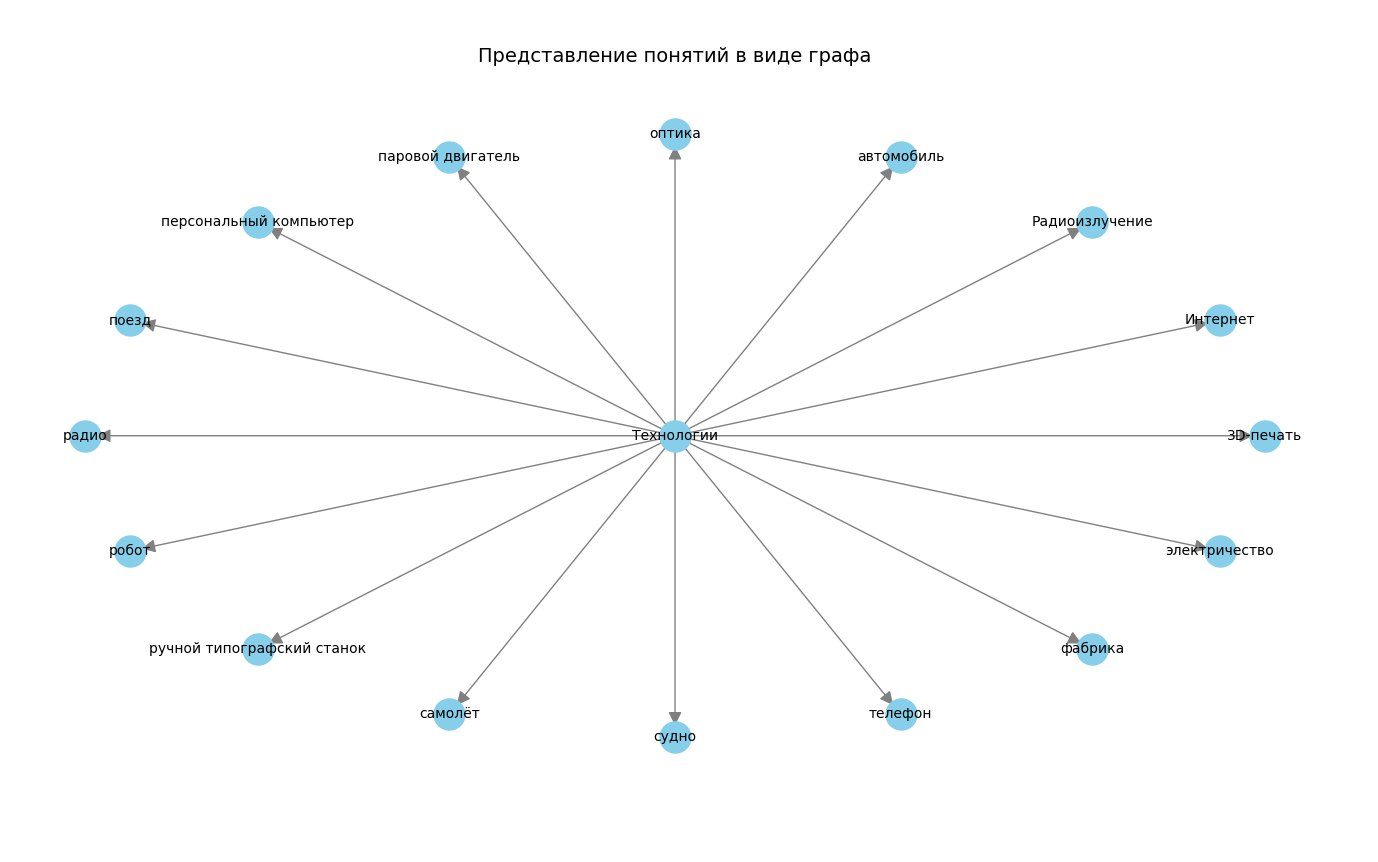

Write the Python code that produced this figure.
import math
import requests
import networkx as nx
import matplotlib.pyplot as plt

SPARQL_ENDPOINT = "https://query.wikidata.org/sparql"

query = """
SELECT DISTINCT 
  ?item 
  (SAMPLE(COALESCE(?itemLabelRu, ?itemLabelEn, "Без названия")) AS ?itemLabel)
  (SAMPLE(?itemDescRu) AS ?itemDescriptionRu)
  (SAMPLE(?itemDescEn) AS ?itemDescriptionEn)
WHERE {
  VALUES ?item {
    wd:Q144334   # Печатный станок
    wd:Q83405    # Фабрика (Завод)
    wd:Q11012    # Робот
    wd:Q229367   # 3D-печать
    wd:Q16338    # Персональный компьютер
    wd:Q75       # Интернет
    wd:Q11035    # Телефон
    wd:Q872      # Радио
    wd:Q1420     # Автомобиль
    wd:Q870      # Поезд
    wd:Q197      # Самолет
    wd:Q11446    # Судно
    wd:Q12725    # Электричество
    wd:Q12760    # Паровой двигатель
    wd:Q4262     # Радиоизлучение (Радиоволны)
    wd:Q14620    # Оптика
  }
  
  BIND(wd:Q11028 AS ?center)
  
  OPTIONAL { ?item rdfs:label ?itemLabelRu FILTER(LANG(?itemLabelRu) = "ru") }
  OPTIONAL { ?item rdfs:label ?itemLabelEn FILTER(LANG(?itemLabelEn) = "en") }
  
  OPTIONAL { ?item schema:description ?itemDescRu FILTER(LANG(?itemDescRu) = "ru") }
  OPTIONAL { ?item schema:description ?itemDescEn FILTER(LANG(?itemDescEn) = "en") }
}
GROUP BY ?item
ORDER BY ?itemLabel
"""

def run_sparql_query(query):
    headers = {"Accept": "application/sparql-results+json"}
    response = requests.get(SPARQL_ENDPOINT, params={'query': query}, headers=headers)
    response.raise_for_status()
    return response.json()

def build_simple_graph(results):
    G = nx.DiGraph()
    
    center_label = "Технологии"
    G.add_node(center_label)

    for result in results["results"]["bindings"]:
        item_label = result["itemLabel"]["value"]
        G.add_node(item_label)
        G.add_edge(center_label, item_label)

    return G

def star_layout(G, center_label, radius=6):
    pos = {}
    pos[center_label] = (0, 0)
    
    others = [n for n in G.nodes() if n != center_label]
    angle_step = 2 * math.pi / len(others) if others else 0
    
    for i, node in enumerate(others):
        angle = i * angle_step
        x = radius * math.cos(angle)
        y = radius * math.sin(angle)
        pos[node] = (x, y)
    return pos

def visualize_graph(G):
    plt.figure(figsize=(10, 8))
    
    center_label = "Технологии"
    pos = star_layout(G, center_label, radius=4)
    
    nx.draw_networkx_nodes(
        G, pos,
        node_color='skyblue',
        node_size=500
    )
    
    nx.draw_networkx_edges(
        G, pos,
        arrows=True,
        arrowstyle='-|>',   
        arrowsize=20,
        width=1,
        connectionstyle='arc3,rad=0.0',
        edge_color='gray'
    )
    

    nx.draw_networkx_labels(G, pos, font_size=10)
    
    plt.title("Представление понятий в виде графа", fontsize=14)
    plt.axis('off')
    plt.show()

if __name__ == "__main__":
    try:
        results = run_sparql_query(query)
        print("SPARQL-запрос успешно выполнен.")
    except Exception as e:
        print("Ошибка при выполнении SPARQL-запроса:", e)
        exit(1)
    
    G = build_simple_graph(results)
    visualize_graph(G)
